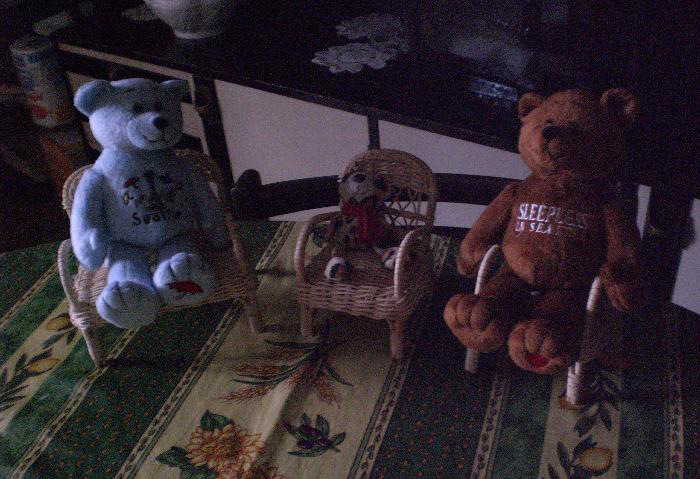
#> input picture images_png/0.png, 700 x 479 px
$ jupyter execute bear.ipynb
#> lines starting #> are read from the running program, lines starting #| are printed output that depends on the picture
[cell 1]
from PIL import Image, ImageFilter, ImageEnhance
import cv2, numpy as np

[cell 2]
im = Image.open("images_png/0.png")
#> im is the input picture: PIL image 700x479 RGB; mean R, G, B 48.7, 39.4, 46.9
im

[cell 3]
imEnhance = ImageEnhance.Brightness(im)
imEnhance.enhance(1.4)
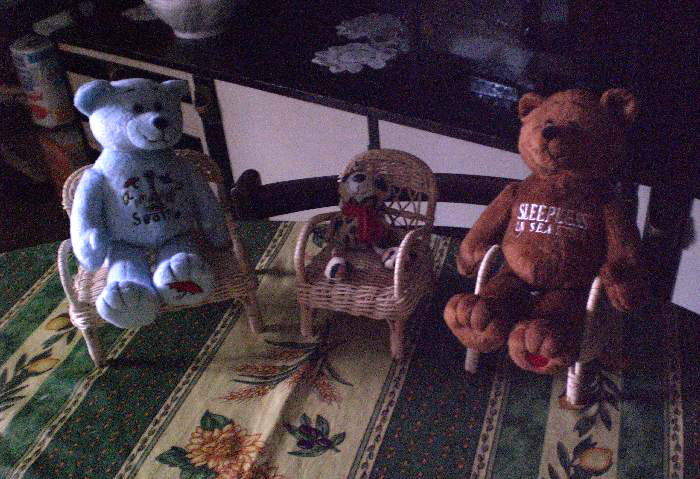
#> Out: PIL image 700x479 RGB; mean R, G, B 67.8, 54.7, 64.7

[cell 4]
imEnhance.enhance(1.4).filter(ImageFilter.SMOOTH)


$ run again, with images_png/1.png copied over images_png/0.png
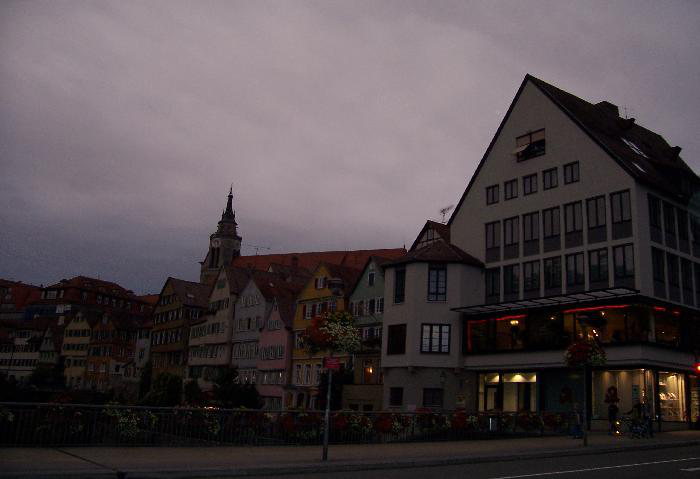
#> input picture images_png/1.png, 700 x 479 px
#> im is the input picture: PIL image 700x479 RGB; mean R, G, B 80, 71.2, 74.8
#> `imEnhance.enhance(1.4)`:
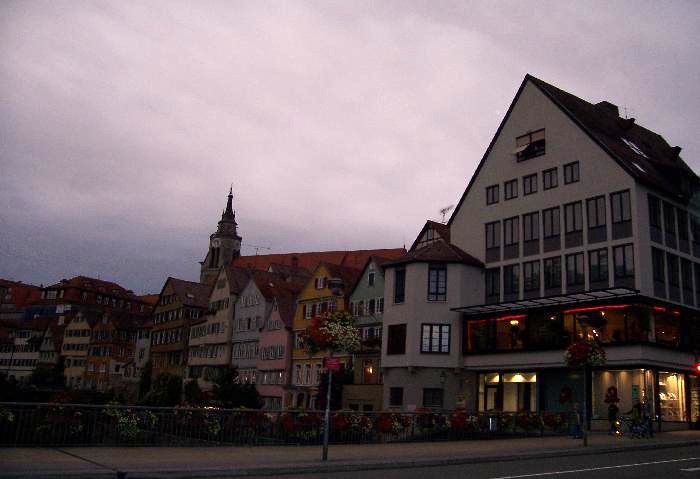
#> Out: PIL image 700x479 RGB; mean R, G, B 111.6, 99.3, 104.3

$ run again, with images_png/4.png copied over images_png/0.png
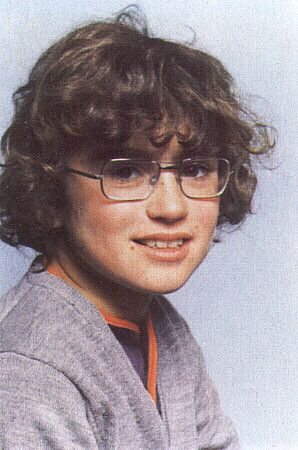
#> input picture images_png/4.png, 298 x 450 px
#> im is the input picture: PIL image 298x450 RGBA; mean R, G, B, A 156.6, 144.5, 149.3, 255
#> `imEnhance.enhance(1.4)`:
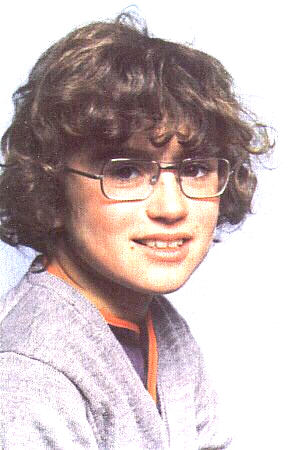
#> Out: PIL image 298x450 RGBA; mean R, G, B, A 201.3, 185.8, 185.8, 255
